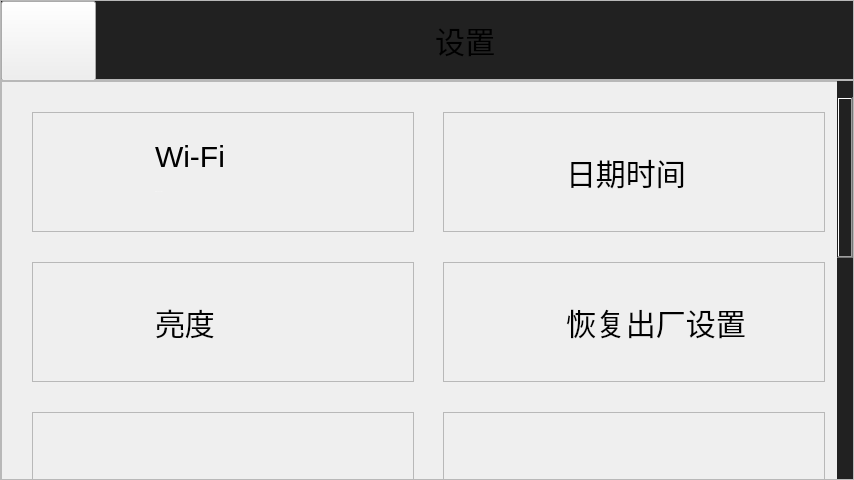
<?xml version="1.0" encoding="UTF-8"?>
<ui version="4.0">
 <class>OptionPage</class>
 <widget class="QWidget" name="OptionPage">
  <property name="geometry">
   <rect>
    <x>0</x>
    <y>0</y>
    <width>854</width>
    <height>480</height>
   </rect>
  </property>
  <property name="focusPolicy">
   <enum>Qt::StrongFocus</enum>
  </property>
  <property name="windowTitle">
   <string>Form</string>
  </property>
  <property name="styleSheet">
   <string notr="true">QWidget#OptionPage{
	background-color: rgb(33, 33, 33);
}
.OptionFrame{
border-image: url(:/resource/images/optionPage/frameBorder.png);
}
QFrame#frame_top{
border-image: url(:/resource/images/optionPage/backgroudTop.png);
}


</string>
  </property>
  <widget class="QStackedWidget" name="stackedWidget">
   <property name="geometry">
    <rect>
     <x>0</x>
     <y>0</y>
     <width>854</width>
     <height>480</height>
    </rect>
   </property>
   <property name="focusPolicy">
    <enum>Qt::StrongFocus</enum>
   </property>
   <widget class="QWidget" name="page_defalut">
    <property name="focusPolicy">
     <enum>Qt::StrongFocus</enum>
    </property>
    <widget class="QFrame" name="frame_top">
     <property name="geometry">
      <rect>
       <x>0</x>
       <y>0</y>
       <width>854</width>
       <height>80</height>
      </rect>
     </property>
     <property name="minimumSize">
      <size>
       <width>854</width>
       <height>80</height>
      </size>
     </property>
     <property name="maximumSize">
      <size>
       <width>854</width>
       <height>80</height>
      </size>
     </property>
     <property name="focusPolicy">
      <enum>Qt::StrongFocus</enum>
     </property>
     <property name="styleSheet">
      <string notr="true"/>
     </property>
     <property name="frameShape">
      <enum>QFrame::StyledPanel</enum>
     </property>
     <property name="frameShadow">
      <enum>QFrame::Raised</enum>
     </property>
     <layout class="QHBoxLayout" name="horizontalLayout">
      <property name="spacing">
       <number>0</number>
      </property>
      <property name="leftMargin">
       <number>0</number>
      </property>
      <property name="topMargin">
       <number>0</number>
      </property>
      <property name="rightMargin">
       <number>30</number>
      </property>
      <property name="bottomMargin">
       <number>0</number>
      </property>
      <item>
       <widget class="QPushButton" name="button_back">
        <property name="minimumSize">
         <size>
          <width>95</width>
          <height>80</height>
         </size>
        </property>
        <property name="maximumSize">
         <size>
          <width>80</width>
          <height>80</height>
         </size>
        </property>
        <property name="focusPolicy">
         <enum>Qt::NoFocus</enum>
        </property>
        <property name="styleSheet">
         <string notr="true"/>
        </property>
        <property name="text">
         <string/>
        </property>
        <property name="icon">
         <iconset resource="../../BranQt.qrc">
          <normaloff>:/resource/images/optionPage/buttonBack.png</normaloff>:/resource/images/optionPage/buttonBack.png</iconset>
        </property>
        <property name="iconSize">
         <size>
          <width>17</width>
          <height>30</height>
         </size>
        </property>
        <property name="default">
         <bool>false</bool>
        </property>
       </widget>
      </item>
      <item>
       <spacer name="horizontalSpacer_5">
        <property name="orientation">
         <enum>Qt::Horizontal</enum>
        </property>
        <property name="sizeHint" stdset="0">
         <size>
          <width>236</width>
          <height>20</height>
         </size>
        </property>
       </spacer>
      </item>
      <item>
       <widget class="QLabel" name="label_sign">
        <property name="minimumSize">
         <size>
          <width>35</width>
          <height>35</height>
         </size>
        </property>
        <property name="maximumSize">
         <size>
          <width>35</width>
          <height>35</height>
         </size>
        </property>
        <property name="text">
         <string/>
        </property>
        <property name="pixmap">
         <pixmap resource="../../BranQt.qrc">:/resource/images/optionPage/signSetUp.png</pixmap>
        </property>
       </widget>
      </item>
      <item>
       <spacer name="horizontalSpacer_2">
        <property name="orientation">
         <enum>Qt::Horizontal</enum>
        </property>
        <property name="sizeType">
         <enum>QSizePolicy::Fixed</enum>
        </property>
        <property name="sizeHint" stdset="0">
         <size>
          <width>10</width>
          <height>20</height>
         </size>
        </property>
       </spacer>
      </item>
      <item>
       <widget class="QLabel" name="label_title">
        <property name="font">
         <font>
          <pointsize>-1</pointsize>
          <weight>50</weight>
          <italic>false</italic>
          <bold>false</bold>
         </font>
        </property>
        <property name="styleSheet">
         <string notr="true">font: 30px;</string>
        </property>
        <property name="text">
         <string>设置</string>
        </property>
        <property name="alignment">
         <set>Qt::AlignCenter</set>
        </property>
       </widget>
      </item>
      <item>
       <spacer name="horizontalSpacer">
        <property name="orientation">
         <enum>Qt::Horizontal</enum>
        </property>
        <property name="sizeHint" stdset="0">
         <size>
          <width>237</width>
          <height>20</height>
         </size>
        </property>
       </spacer>
      </item>
      <item>
       <spacer name="horizontalSpacer_4">
        <property name="orientation">
         <enum>Qt::Horizontal</enum>
        </property>
        <property name="sizeType">
         <enum>QSizePolicy::Fixed</enum>
        </property>
        <property name="sizeHint" stdset="0">
         <size>
          <width>35</width>
          <height>20</height>
         </size>
        </property>
       </spacer>
      </item>
     </layout>
    </widget>
    <widget class="QScrollArea" name="scrollArea">
     <property name="geometry">
      <rect>
       <x>0</x>
       <y>80</y>
       <width>854</width>
       <height>400</height>
      </rect>
     </property>
     <property name="styleSheet">
      <string notr="true">
/* === QScrollBar:vertical === */
QScrollBar:vertical {
    background:transparent;
    width: 16px;
    margin: 16px 0 16px 0;
}
QScrollArea QScrollBar::handle:vertical 
{
	border-image: url(:/resource/images/optionPage/scroll.png); 
	width: 12px;
	margin-right:10px; 
}


QScrollBar::add-line:vertical {
    background: transparent;
    height: 16px;
    subcontrol-position: bottom;
    subcontrol-origin: margin;
}

QScrollBar::sub-line:vertical {
    background: transparent;
    height: 16px;
    subcontrol-position: top;
    subcontrol-origin: margin;
}

QScrollBar::add-page:vertical, QScrollBar::sub-page:vertical {
    background: none;
}

QScrollBar:up-arrow:vertical, QScrollBar:down-arrow:vertical {
   
    width: 6px;
    height: 6px;
    background:transparent;
}

</string>
     </property>
     <property name="frameShadow">
      <enum>QFrame::Sunken</enum>
     </property>
     <property name="lineWidth">
      <number>0</number>
     </property>
     <property name="verticalScrollBarPolicy">
      <enum>Qt::ScrollBarAsNeeded</enum>
     </property>
     <property name="horizontalScrollBarPolicy">
      <enum>Qt::ScrollBarAlwaysOff</enum>
     </property>
     <property name="widgetResizable">
      <bool>false</bool>
     </property>
     <property name="alignment">
      <set>Qt::AlignLeading|Qt::AlignLeft|Qt::AlignVCenter</set>
     </property>
     <widget class="QWidget" name="scrollAreaWidgetContents">
      <property name="geometry">
       <rect>
        <x>0</x>
        <y>0</y>
        <width>854</width>
        <height>900</height>
       </rect>
      </property>
      <property name="minimumSize">
       <size>
        <width>854</width>
        <height>900</height>
       </size>
      </property>
      <property name="maximumSize">
       <size>
        <width>16777215</width>
        <height>16777215</height>
       </size>
      </property>
      <property name="focusPolicy">
       <enum>Qt::StrongFocus</enum>
      </property>
      <property name="styleSheet">
       <string notr="true">QScrollBar::handle:vertical
{
    width:8px;
    background:rgba(0,0,0,25%);
    border-radius:4px;   // 滚动条两端变成椭圆
    min-height:20;
}</string>
      </property>
      <widget class="QFrame" name="frame_Conent">
       <property name="geometry">
        <rect>
         <x>0</x>
         <y>0</y>
         <width>854</width>
         <height>900</height>
        </rect>
       </property>
       <property name="minimumSize">
        <size>
         <width>854</width>
         <height>0</height>
        </size>
       </property>
       <property name="maximumSize">
        <size>
         <width>854</width>
         <height>16777215</height>
        </size>
       </property>
       <property name="focusPolicy">
        <enum>Qt::StrongFocus</enum>
       </property>
       <property name="styleSheet">
        <string notr="true"/>
       </property>
       <property name="frameShape">
        <enum>QFrame::StyledPanel</enum>
       </property>
       <property name="frameShadow">
        <enum>QFrame::Raised</enum>
       </property>
       <layout class="QGridLayout" name="gridLayout_3">
        <property name="leftMargin">
         <number>30</number>
        </property>
        <property name="topMargin">
         <number>30</number>
        </property>
        <property name="rightMargin">
         <number>30</number>
        </property>
        <property name="bottomMargin">
         <number>30</number>
        </property>
        <property name="spacing">
         <number>30</number>
        </property>
        <item row="0" column="0">
         <widget class="OptionFrame" name="option_setWifi">
          <property name="minimumSize">
           <size>
            <width>382</width>
            <height>120</height>
           </size>
          </property>
          <property name="maximumSize">
           <size>
            <width>382</width>
            <height>120</height>
           </size>
          </property>
          <property name="focusPolicy">
           <enum>Qt::StrongFocus</enum>
          </property>
          <property name="styleSheet">
           <string notr="true">.MyFrame{
border-image: url(:/resource/images/optionPage/frameBorder.png);
}

</string>
          </property>
          <property name="frameShape">
           <enum>QFrame::StyledPanel</enum>
          </property>
          <property name="frameShadow">
           <enum>QFrame::Raised</enum>
          </property>
          <layout class="QHBoxLayout" name="horizontalLayout_9">
           <property name="spacing">
            <number>30</number>
           </property>
           <property name="leftMargin">
            <number>28</number>
           </property>
           <property name="topMargin">
            <number>28</number>
           </property>
           <property name="rightMargin">
            <number>0</number>
           </property>
           <property name="bottomMargin">
            <number>28</number>
           </property>
           <item>
            <widget class="QLabel" name="option_logo_8">
             <property name="minimumSize">
              <size>
               <width>64</width>
               <height>64</height>
              </size>
             </property>
             <property name="maximumSize">
              <size>
               <width>64</width>
               <height>64</height>
              </size>
             </property>
             <property name="text">
              <string/>
             </property>
             <property name="pixmap">
              <pixmap resource="../../BranQt.qrc">:/resource/images/optionPage/logoWifi.png</pixmap>
             </property>
            </widget>
           </item>
           <item>
            <layout class="QVBoxLayout" name="verticalLayout_8">
             <property name="spacing">
              <number>10</number>
             </property>
             <item>
              <widget class="QLabel" name="option_name_8">
               <property name="minimumSize">
                <size>
                 <width>0</width>
                 <height>30</height>
                </size>
               </property>
               <property name="maximumSize">
                <size>
                 <width>16777215</width>
                 <height>30</height>
                </size>
               </property>
               <property name="font">
                <font>
                 <pointsize>-1</pointsize>
                 <weight>50</weight>
                 <italic>false</italic>
                 <bold>false</bold>
                </font>
               </property>
               <property name="styleSheet">
                <string notr="true">font:30px;</string>
               </property>
               <property name="text">
                <string>Wi-Fi</string>
               </property>
              </widget>
             </item>
             <item>
              <widget class="QLabel" name="label_3">
               <property name="minimumSize">
                <size>
                 <width>0</width>
                 <height>24</height>
                </size>
               </property>
               <property name="maximumSize">
                <size>
                 <width>16777215</width>
                 <height>24</height>
                </size>
               </property>
               <property name="font">
                <font>
                 <family>.Helvetica Neue DeskInterface</family>
                 <pointsize>-1</pointsize>
                 <weight>50</weight>
                 <italic>false</italic>
                 <bold>false</bold>
                </font>
               </property>
               <property name="styleSheet">
                <string notr="true">font: 24px &quot;.Helvetica Neue DeskInterface&quot;;
color: rgba(255, 255, 255, 50%);</string>
               </property>
               <property name="text">
                <string>ClearGrass Office</string>
               </property>
              </widget>
             </item>
            </layout>
           </item>
           <item>
            <spacer name="horizontalSpacer_12">
             <property name="orientation">
              <enum>Qt::Horizontal</enum>
             </property>
             <property name="sizeHint" stdset="0">
              <size>
               <width>105</width>
               <height>20</height>
              </size>
             </property>
            </spacer>
           </item>
          </layout>
         </widget>
        </item>
        <item row="0" column="1">
         <widget class="OptionFrame" name="option_setTime">
          <property name="minimumSize">
           <size>
            <width>382</width>
            <height>120</height>
           </size>
          </property>
          <property name="maximumSize">
           <size>
            <width>382</width>
            <height>120</height>
           </size>
          </property>
          <property name="focusPolicy">
           <enum>Qt::StrongFocus</enum>
          </property>
          <property name="styleSheet">
           <string notr="true">.MyFrame{
border-image: url(:/resource/images/optionPage/frameBorder.png);
}</string>
          </property>
          <property name="frameShape">
           <enum>QFrame::StyledPanel</enum>
          </property>
          <property name="frameShadow">
           <enum>QFrame::Raised</enum>
          </property>
          <layout class="QHBoxLayout" name="horizontalLayout_10">
           <property name="spacing">
            <number>30</number>
           </property>
           <property name="leftMargin">
            <number>28</number>
           </property>
           <property name="topMargin">
            <number>28</number>
           </property>
           <property name="rightMargin">
            <number>0</number>
           </property>
           <property name="bottomMargin">
            <number>28</number>
           </property>
           <item>
            <widget class="QLabel" name="logo_setTime">
             <property name="minimumSize">
              <size>
               <width>64</width>
               <height>64</height>
              </size>
             </property>
             <property name="maximumSize">
              <size>
               <width>64</width>
               <height>64</height>
              </size>
             </property>
             <property name="text">
              <string/>
             </property>
             <property name="pixmap">
              <pixmap resource="../../BranQt.qrc">:/resource/images/optionPage/logoDateTime.png</pixmap>
             </property>
            </widget>
           </item>
           <item>
            <widget class="QLabel" name="name_setTime">
             <property name="font">
              <font>
               <pointsize>-1</pointsize>
               <weight>50</weight>
               <italic>false</italic>
               <bold>false</bold>
              </font>
             </property>
             <property name="styleSheet">
              <string notr="true">font:30px;</string>
             </property>
             <property name="text">
              <string>日期时间</string>
             </property>
            </widget>
           </item>
           <item>
            <spacer name="horizontalSpacer_13">
             <property name="orientation">
              <enum>Qt::Horizontal</enum>
             </property>
             <property name="sizeHint" stdset="0">
              <size>
               <width>40</width>
               <height>20</height>
              </size>
             </property>
            </spacer>
           </item>
          </layout>
         </widget>
        </item>
        <item row="3" column="0">
         <widget class="QFrame" name="frame_15">
          <property name="minimumSize">
           <size>
            <width>382</width>
            <height>120</height>
           </size>
          </property>
          <property name="maximumSize">
           <size>
            <width>382</width>
            <height>120</height>
           </size>
          </property>
          <property name="focusPolicy">
           <enum>Qt::StrongFocus</enum>
          </property>
          <property name="styleSheet">
           <string notr="true"/>
          </property>
          <property name="frameShape">
           <enum>QFrame::StyledPanel</enum>
          </property>
          <property name="frameShadow">
           <enum>QFrame::Raised</enum>
          </property>
         </widget>
        </item>
        <item row="3" column="1">
         <widget class="QFrame" name="frame_16">
          <property name="minimumSize">
           <size>
            <width>382</width>
            <height>120</height>
           </size>
          </property>
          <property name="maximumSize">
           <size>
            <width>382</width>
            <height>120</height>
           </size>
          </property>
          <property name="focusPolicy">
           <enum>Qt::StrongFocus</enum>
          </property>
          <property name="styleSheet">
           <string notr="true"/>
          </property>
          <property name="frameShape">
           <enum>QFrame::StyledPanel</enum>
          </property>
          <property name="frameShadow">
           <enum>QFrame::Raised</enum>
          </property>
         </widget>
        </item>
        <item row="2" column="1">
         <widget class="OptionFrame" name="frame_17">
          <property name="minimumSize">
           <size>
            <width>382</width>
            <height>120</height>
           </size>
          </property>
          <property name="maximumSize">
           <size>
            <width>382</width>
            <height>120</height>
           </size>
          </property>
          <property name="focusPolicy">
           <enum>Qt::StrongFocus</enum>
          </property>
          <property name="styleSheet">
           <string notr="true"/>
          </property>
          <property name="frameShape">
           <enum>QFrame::StyledPanel</enum>
          </property>
          <property name="frameShadow">
           <enum>QFrame::Raised</enum>
          </property>
         </widget>
        </item>
        <item row="2" column="0">
         <widget class="OptionFrame" name="frame_14">
          <property name="minimumSize">
           <size>
            <width>382</width>
            <height>120</height>
           </size>
          </property>
          <property name="maximumSize">
           <size>
            <width>382</width>
            <height>120</height>
           </size>
          </property>
          <property name="focusPolicy">
           <enum>Qt::StrongFocus</enum>
          </property>
          <property name="styleSheet">
           <string notr="true"/>
          </property>
          <property name="frameShape">
           <enum>QFrame::StyledPanel</enum>
          </property>
          <property name="frameShadow">
           <enum>QFrame::Raised</enum>
          </property>
          <layout class="QVBoxLayout" name="verticalLayout_9"/>
         </widget>
        </item>
        <item row="1" column="1">
         <widget class="OptionFrame" name="option_resetFactory">
          <property name="minimumSize">
           <size>
            <width>382</width>
            <height>120</height>
           </size>
          </property>
          <property name="maximumSize">
           <size>
            <width>382</width>
            <height>120</height>
           </size>
          </property>
          <property name="focusPolicy">
           <enum>Qt::StrongFocus</enum>
          </property>
          <property name="styleSheet">
           <string notr="true">.MyFrame{
border-image: url(:/resource/images/optionPage/frameBorder.png);
}</string>
          </property>
          <property name="frameShape">
           <enum>QFrame::StyledPanel</enum>
          </property>
          <property name="frameShadow">
           <enum>QFrame::Raised</enum>
          </property>
          <layout class="QHBoxLayout" name="horizontalLayout_8">
           <property name="spacing">
            <number>30</number>
           </property>
           <property name="leftMargin">
            <number>28</number>
           </property>
           <property name="topMargin">
            <number>28</number>
           </property>
           <property name="rightMargin">
            <number>0</number>
           </property>
           <property name="bottomMargin">
            <number>28</number>
           </property>
           <item>
            <widget class="QLabel" name="logo_reset">
             <property name="minimumSize">
              <size>
               <width>64</width>
               <height>64</height>
              </size>
             </property>
             <property name="maximumSize">
              <size>
               <width>64</width>
               <height>64</height>
              </size>
             </property>
             <property name="text">
              <string/>
             </property>
             <property name="pixmap">
              <pixmap resource="../../BranQt.qrc">:/resource/images/optionPage/logoReset.png</pixmap>
             </property>
            </widget>
           </item>
           <item>
            <widget class="QLabel" name="name_reset">
             <property name="font">
              <font>
               <pointsize>-1</pointsize>
               <weight>50</weight>
               <italic>false</italic>
               <bold>false</bold>
              </font>
             </property>
             <property name="styleSheet">
              <string notr="true">font:30px;</string>
             </property>
             <property name="text">
              <string>恢复出厂设置</string>
             </property>
            </widget>
           </item>
           <item>
            <spacer name="horizontalSpacer_11">
             <property name="orientation">
              <enum>Qt::Horizontal</enum>
             </property>
             <property name="sizeHint" stdset="0">
              <size>
               <width>107</width>
               <height>20</height>
              </size>
             </property>
            </spacer>
           </item>
          </layout>
         </widget>
        </item>
        <item row="4" column="0">
         <spacer name="verticalSpacer_3">
          <property name="orientation">
           <enum>Qt::Vertical</enum>
          </property>
          <property name="sizeHint" stdset="0">
           <size>
            <width>20</width>
            <height>40</height>
           </size>
          </property>
         </spacer>
        </item>
        <item row="1" column="0">
         <widget class="OptionFrame" name="option_adjustLight">
          <property name="minimumSize">
           <size>
            <width>382</width>
            <height>120</height>
           </size>
          </property>
          <property name="maximumSize">
           <size>
            <width>382</width>
            <height>120</height>
           </size>
          </property>
          <property name="focusPolicy">
           <enum>Qt::StrongFocus</enum>
          </property>
          <property name="styleSheet">
           <string notr="true">
</string>
          </property>
          <property name="frameShape">
           <enum>QFrame::StyledPanel</enum>
          </property>
          <property name="frameShadow">
           <enum>QFrame::Raised</enum>
          </property>
          <layout class="QHBoxLayout" name="horizontalLayout_11">
           <property name="spacing">
            <number>30</number>
           </property>
           <property name="leftMargin">
            <number>28</number>
           </property>
           <property name="topMargin">
            <number>28</number>
           </property>
           <property name="rightMargin">
            <number>0</number>
           </property>
           <property name="bottomMargin">
            <number>28</number>
           </property>
           <item>
            <widget class="QLabel" name="option_logo_9">
             <property name="minimumSize">
              <size>
               <width>64</width>
               <height>64</height>
              </size>
             </property>
             <property name="maximumSize">
              <size>
               <width>64</width>
               <height>64</height>
              </size>
             </property>
             <property name="text">
              <string/>
             </property>
             <property name="pixmap">
              <pixmap resource="../../BranQt.qrc">:/resource/images/optionPage/adjustLight/iconLightlessWhite.png</pixmap>
             </property>
            </widget>
           </item>
           <item>
            <widget class="QLabel" name="label">
             <property name="whatsThis">
              <string>&lt;html&gt;&lt;head/&gt;&lt;body&gt;&lt;p&gt;亮度&lt;/p&gt;&lt;/body&gt;&lt;/html&gt;</string>
             </property>
             <property name="styleSheet">
              <string notr="true">font:30px;</string>
             </property>
             <property name="text">
              <string>亮度</string>
             </property>
            </widget>
           </item>
           <item>
            <spacer name="horizontalSpacer_14">
             <property name="orientation">
              <enum>Qt::Horizontal</enum>
             </property>
             <property name="sizeHint" stdset="0">
              <size>
               <width>105</width>
               <height>20</height>
              </size>
             </property>
            </spacer>
           </item>
          </layout>
         </widget>
        </item>
       </layout>
      </widget>
     </widget>
    </widget>
   </widget>
   <widget class="QWidget" name="page_adjustLight">
    <property name="focusPolicy">
     <enum>Qt::StrongFocus</enum>
    </property>
   </widget>
   <widget class="QWidget" name="page_setTime">
    <property name="focusPolicy">
     <enum>Qt::StrongFocus</enum>
    </property>
   </widget>
   <widget class="QWidget" name="page_setWifi">
    <property name="focusPolicy">
     <enum>Qt::StrongFocus</enum>
    </property>
   </widget>
   <widget class="QWidget" name="page_resetFactory">
    <property name="focusPolicy">
     <enum>Qt::StrongFocus</enum>
    </property>
   </widget>
  </widget>
 </widget>
 <customwidgets>
  <customwidget>
   <class>OptionFrame</class>
   <extends>QFrame</extends>
   <header location="global">optionFrame.h</header>
   <container>1</container>
  </customwidget>
 </customwidgets>
 <resources>
  <include location="../../BranQt.qrc"/>
 </resources>
 <connections/>
</ui>
